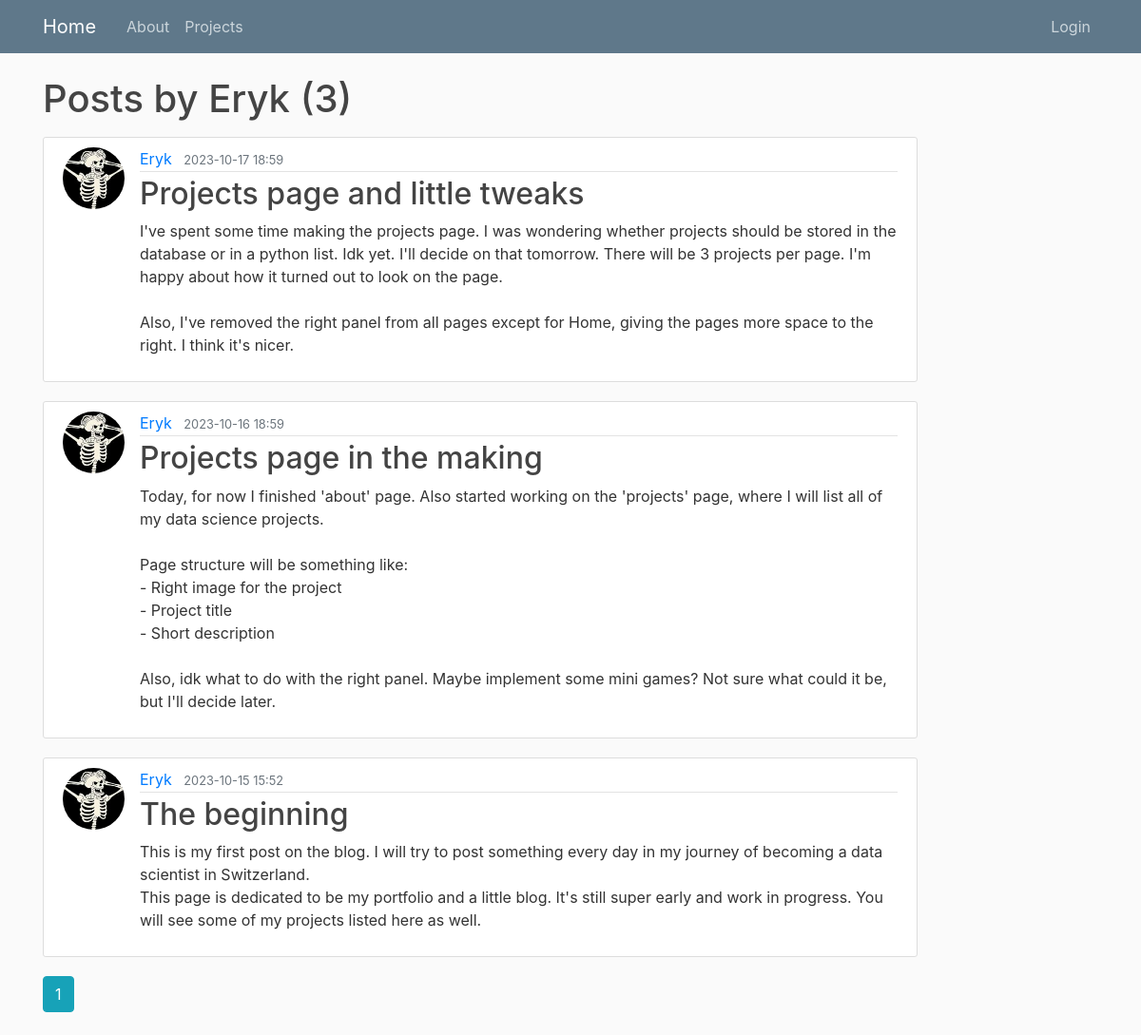
Before: /user/Eryk with the older database file.
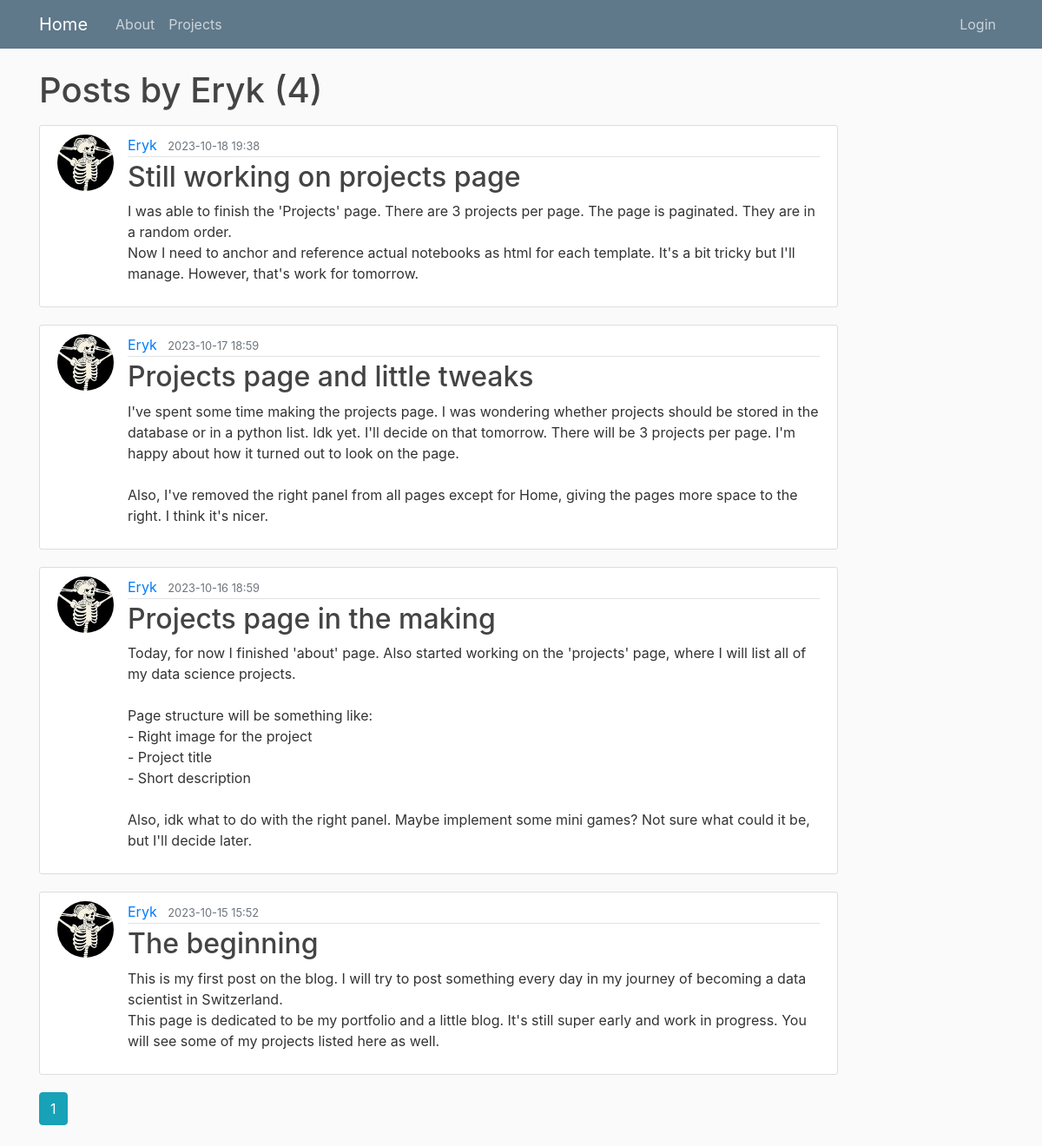
After: the same page with the newer database file.
### blog/models.py (models this page shows, shortened)
class Post(db.Model):
    id = db.Column(db.Integer, primary_key=True)
    title = db.Column(db.String(100), nullable=False)
    date_posted = db.Column(db.DateTime, nullable=False, default=datetime.utcnow)
    content = db.Column(db.Text, nullable=False)
    user_id = db.Column(db.Integer, db.ForeignKey('user.id'), nullable=False)

class User(db.Model, UserMixin):
    id = db.Column(db.Integer, primary_key=True)
    username = db.Column(db.String(20), unique=True, nullable=False)
    email = db.Column(db.String(120), unique=True, nullable=False)
    image_file = db.Column(db.String(20), nullable=False, default='default.jpg')
    password = db.Column(db.String(60), nullable=False)
    posts = db.relationship('Post', backref='author', lazy=True)

### blog/users/routes.py (the view)
@users.route("/user/<string:username>")
def user_posts(username):
	page = request.args.get('page', default=1, type=int)
	user = User.query.filter_by(username=username).first_or_404()
	posts = Post.query.filter_by(author=user).order_by(Post.date_posted.desc()).paginate(page=page, per_page=5)
	return render_template('user_posts.html', posts=posts, user=user)

### blog/templates/user_posts.html
{% extends "layout.html" %}
{% block content %}
    <h1 class="mb-3">Posts by {{ user.username }} ({{ posts.total }})</h1>
    {% for post in posts.items %}
        <article class="media content-section">
            <img class="rounded-circle article-img" src="{{ url_for('static', filename='profile_pics/' + post.author.image_file) }}">
            <div class="media-body">
                <div class="article-metadata">
                    <a class="mr-2" href="{{ url_for('users.user_posts', username=post.author.username) }}" style="text-decoration: none;">{{ post.author.username }}</a>
                    <small class="text-muted">{{ post.date_posted.strftime('%Y-%m-%d %H:%M') }}</small>
                </div>
                <h2><a class="article-title" href="{{ url_for('posts.post', post_id=post.id) }}" style="text-decoration: none;">{{ post.title }}</a></h2>
                <p class="article-content">{{ post.content }}</p>
            </div>
        </article>
    {% endfor %}
    {% for page_num in posts.iter_pages(left_edge=1, right_edge=1, left_current=1, right_current=1) %}
        {% if page_num %}
            {% if posts.page == page_num %}
                <a class="btn btn-info mb-4" href="{{ url_for('users.user_posts', username=user.username, page=page_num) }}">{{ page_num }}</a>
            {% else %}
                <a class="btn btn-outline-info mb-4" href="{{ url_for('users.user_posts', username=user.username, page=page_num) }}">{{ page_num }}</a>
            {% endif %}
        {% else %}
            ...
        {% endif %}
    {% endfor %}
{% endblock content %}

Changed rows visible on the page:
added Post: image_file (picture), author.username "Eryk", date_posted "2023-10-18 19:38", title "Still working on projects page", content "I was able to finish the 'Projects' page. There are 3 projects per page. The page is paginated. They are in a random order. Now I need to anchor and reference actual notebooks as html for each template. It's a bit tricky but I'll manage. However, that's work for tomorrow."
Other visible differences:
{{ posts.total }}: "3" → "4"
